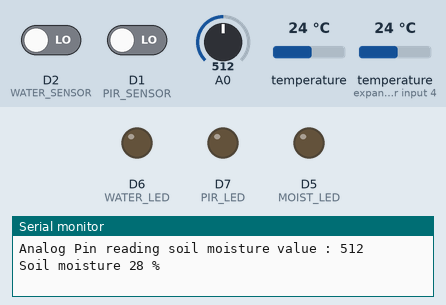
This program was run on a simulated ESP8266 (NodeMCU). Parts: output pins drawn as LEDs (lit = HIGH), the last lines printed to the serial monitor. The inputs (shaded band) are chosen by the test bench; at power-on: A0 = 512, D2 (WATER_SENSOR) LOW, D1 (PIR_SENSOR) LOW, temperature 24 °C, temperature (sensor on expander input 4) 24 °C. WiFi joins after 1.5 s; servers stay silent unless stated; no MQTT or app messages arrive unless stated.

Above: at 1.8 s.
1.9 s: A0 set to 550
6.4 s: A0 set to 578
At 9.74 s:
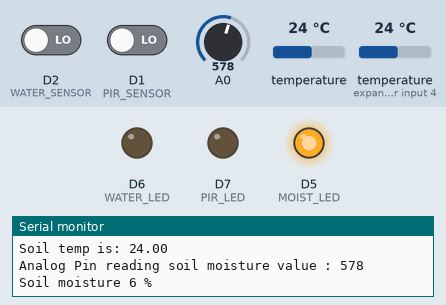
16.1 s: D2 (WATER_SENSOR) driven HIGH
At 16.95 s:
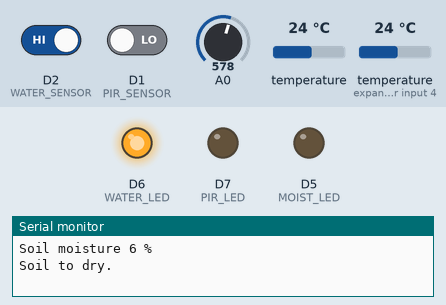
27.6 s: D1 (PIR_SENSOR) driven HIGH
At 31.3 s:
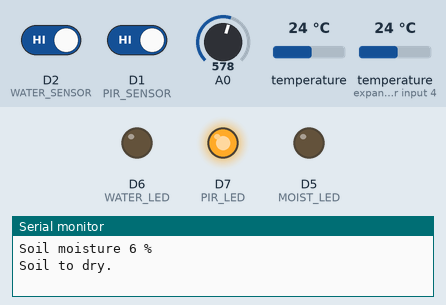
33.8 s: D1 (PIR_SENSOR) driven LOW
At 37.0 s:
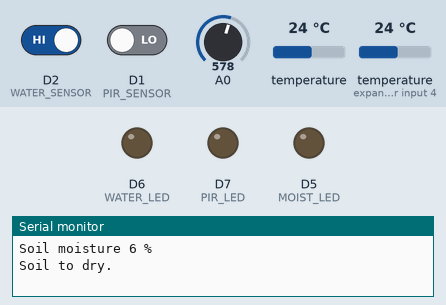
37.3 s: D2 (WATER_SENSOR) driven LOW
At 40.61 s:
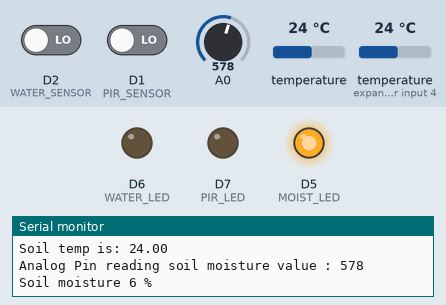
Timing chart, 0 to 42.2 s (numbered marks = the images above; inputs shaded):
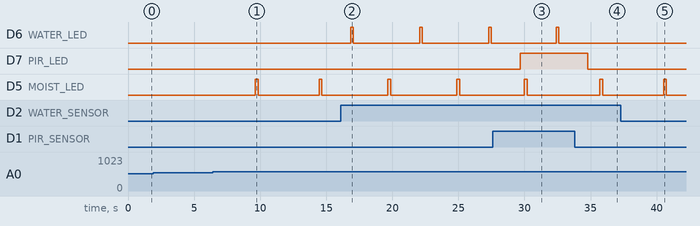

The program:

main.cpp
```cpp
#include <Arduino.h>
#include "secrets.h"
#include <OneWire.h>
#include <DallasTemperature.h>
#include <ESP8266WiFi.h>     //  WIFI
#include <Ticker.h>          //  WiFi
#include <AsyncMqttClient.h> //  MQTT
#include "DallasFunctions.h"
#include "SensorsWildHive.h"
#include "mqttNodeRed.h"

AsyncMqttClient mqttClient;
Ticker mqttReconnectTimer;

WiFiEventHandler wifiConnectHandler;
WiFiEventHandler wifiDisconnectHandler;
Ticker wifiReconnectTimer;

unsigned long previousMillis = 0;       // Stores last time ALL mqtt data was published
unsigned long previousMotionMillis = 0; // Stores last time MOTION was published

const long mqttPubInterval = 30000;     // ms.Interval at which to publish sensor readings via MQTT
const long motionInterval = 5000;       // ms.Interval at which to publish sensor readings via MQTT


/* FUNCTIONS */

/*  MQTT  */
void connectToMqtt()
{
  Serial.println("****** Connecting to MQTT...");
  Serial.println("");
  Serial.println("");
  mqttClient.connect();
}

void onMqttConnect(bool sessionPresent)
{
  Serial.println(">>>>>>  Connected to MQTT.");
  Serial.print(">>>>>>  Session present: ");
  Serial.println(sessionPresent);
}

void onMqttDisconnect(AsyncMqttClientDisconnectReason reason)
{
  Serial.println("Disconnected from MQTT.");

  if (WiFi.isConnected())
  {
    mqttReconnectTimer.once(2, connectToMqtt);
  }
}

void onMqttPublish(uint16_t packetId)
{
  Serial.print("Publish acknowledged.");
  Serial.print("  packetId: ");
  Serial.println(packetId);
  // tree = packetId ;
}

/*  WIFI  */
void connectToWifi()
{
  Serial.println("Connecting to Wi-Fi...");
  WiFi.begin(SECRET_SSID, SECRET_PASS); // mod
}

void onWifiConnect(const WiFiEventStationModeGotIP &event)
{
  Serial.println("******  Connected to Wi-Fi. ");
  Serial.println("");
  Serial.println(">>>>>>  Establishing MQTT connection");
  connectToMqtt();
}

void onWifiDisconnect(const WiFiEventStationModeDisconnected &event)
{
  Serial.println("Disconnected from Wi-Fi.");
  mqttReconnectTimer.detach(); // ensure we don't reconnect to MQTT while reconnecting to Wi-Fi
  wifiReconnectTimer.once(2, connectToWifi);
}

void setupMqtt()
{
  wifiConnectHandler = WiFi.onStationModeGotIP(onWifiConnect);
  wifiDisconnectHandler = WiFi.onStationModeDisconnected(onWifiDisconnect);

  mqttClient.onConnect(onMqttConnect);
  mqttClient.onDisconnect(onMqttDisconnect);
  mqttClient.onPublish(onMqttPublish);
  mqttClient.setServer(MQTT_HOST, MQTT_PORT);

  connectToWifi();
}

void setup(void)
{
  Serial.begin(9600); //  OneWire stable @ 9600
  while (!Serial)
    ;
  ;

  pinMode(MOIST_LED, OUTPUT);   // Moisture alarm led
  pinMode(WATER_LED, OUTPUT);   // Water alarm led
  pinMode(PIR_LED, OUTPUT);     // PIR alarm led
  pinMode(WATER_SENSOR, INPUT); // Water level sensor
  pinMode(PIR_SENSOR, INPUT);   // Motion detection sensor

  digitalWrite(PIR_LED, LOW); // turn LED OFF

  setupDallas(); //  DallasMinimal files
  setupMqtt();   //  WiFi & MQTT

  //********************
}

void loop(void)
{
  sensorRequest();   // via OneWire bus
  printDualProbes(); // Dallas Temp
  soilAlert();       //  Soil moisture
  delay(2000);
  waterAlert();
  delay(2000);
  detectMotion();
  //******************

  unsigned long currentMillis = millis(); // Publishes a new MQTT message (mqttPubInterval = 10 seconds)
  unsigned long currentMotionMillis = millis(); // Publishes a new MQTT message (mqttPubInterval = 10 seconds)

  if (currentMillis - previousMillis >= mqttPubInterval)
  { // Save the last time a new reading was published

    previousMillis = currentMillis;
    // %d int, %f, %.3f float to 3 decimal places
    // ref: \\Summit\Code Snippits>Variable Symbols printf.docx

    // Soil Temperature.    Pub  MQTT message on topic nodemcu/wildhive/dallas/temperature_soil
    uint16_t packetIdPub1 = mqttClient.publish(MQTT_PUB_SOIL_TEMP, 1, true, String(soilTemp).c_str());
    Serial.printf("Publishing on topic %s at QoS 1, packetId: %i ", MQTT_PUB_SOIL_TEMP, packetIdPub1);
    Serial.printf("Message: %.2f \n", soilTemp);

    // Water Temperature.   Pub MQTT message on topic nodemcu/wildhive/dallas/temperature_water
    uint16_t packetIdPub2 = mqttClient.publish(MQTT_PUB_WATER_TEMP, 1, true, String(waterTemp).c_str());
    Serial.printf("Publishing on topic %s at QoS 1, packetId: %i ", MQTT_PUB_WATER_TEMP, packetIdPub2);
    Serial.printf("Message: %.2f \n", waterTemp);

    // Water Level.         Pub MQTT message on topic nodemcu/wildhive/level/level_water
    uint16_t packetIdPub3 = mqttClient.publish(MQTT_PUB_WATER_LEVEL, 1, true, String(waterLevelValue).c_str());
    Serial.printf("Publishing on topic %s at QoS 1, packetId: %i ", MQTT_PUB_WATER_LEVEL, packetIdPub3);
    Serial.printf("Message: %d \n", waterLevelValue);

    // Moisture Level.      Pub MQTT message on topic nodemcu/wildhive/level/level_moisture
    uint16_t packetIdPub7 = mqttClient.publish(MQTT_PUB_MOISTURE_LEVEL, 1, true, String(soilMoisturePercent).c_str());
    Serial.printf("Publishing on topic %s at QoS 1, packetId: %i ", MQTT_PUB_MOISTURE_LEVEL, packetIdPub7);
    Serial.printf("Message: %d \n", soilMoisturePercent);

    // Motion Detection.     Pub  MQTT message on topic nodemcu/wildhive/motion_detect
    uint16_t packetIdPub4 = mqttClient.publish(MQTT_PUB_MOTION_DETECT, 1, true, String(pirVal).c_str());
    Serial.printf("Publishing on topic %s at QoS 1, packetId: %i ", MQTT_PUB_MOTION_DETECT, packetIdPub4);
    Serial.printf("Message: %d \n", pirVal);

  } // X millis mqtt send timer

  if (currentMotionMillis - previousMotionMillis >= motionInterval)
  { // Save the last time a new reading was published

    previousMotionMillis = currentMotionMillis;

        // Motion Detection.     Pub  MQTT message on topic nodemcu/wildhive/motion_detect
    uint16_t packetIdPub4 = mqttClient.publish(MQTT_PUB_MOTION_DETECT, 1, true, String(pirVal).c_str());
    Serial.printf("Publishing on topic %s at QoS 1, packetId: %i ", MQTT_PUB_MOTION_DETECT, packetIdPub4);
    Serial.printf("Message: %d \n", pirVal);
  }


}
```

DallasFunctions.cpp
```cpp
#include <Arduino.h>
#include <OneWire.h>
#include <DallasTemperature.h>

#include "DallasFunctions.h"

#define ONE_WIRE_BUS D3 // Data wire is plugged into D3 on the NodeMCU
#define TEMPERATURE_PRECISION 9

OneWire oneWire(ONE_WIRE_BUS);       //  communicate with any OneWire device
DallasTemperature sensors(&oneWire); // Pass our oneWire reference to Dallas Temperature.

DeviceAddress waterProbe = {0x28, 0x1C, 0x0F, 0x95, 0xF0, 0x01, 0x3C, 0x63};
DeviceAddress soilProbe = {0x28, 0x3B, 0x6B, 0x95, 0xF0, 0xFF, 0x3C, 0x1B};

    float soilTemp  = 0.0;
    float waterTemp = 0.0;


void printAddress(DeviceAddress deviceAddress) // function to print a device address
{
  for (uint8_t i = 0; i < 8; i++)
  {
    Serial.print("0x");
    // zero pad the address if necessary

    if (deviceAddress[i] < 16)
      Serial.print("0"); // <16
    Serial.print(deviceAddress[i], HEX);

    if (i < 7)
    {
      Serial.print(", ");
    }
  }
}

void printProbe(DeviceAddress deviceAddress, char *z) //  includes name string
{
  float tempC = sensors.getTempC(deviceAddress);
  Serial.print(z);
  Serial.print(tempC);
  Serial.println();
}

void printDualProbes()                            //  Print soil and water temps
{
  waterTemp = sensors.getTempC(waterProbe);
  Serial.print("Water temp is: ");
  Serial.println(waterTemp);
  soilTemp = sensors.getTempC(soilProbe);
  Serial.print("Soil temp is: ");
  Serial.println(soilTemp);

  Serial.println();
}

void setupDallas()
{
  sensors.begin(); // Start up the OneWire library

  // locate devices on the bus
  Serial.print("Locating devices...");
  Serial.print("Found ");
  Serial.print(sensors.getDeviceCount(), DEC);
  Serial.println(" devices.");
delay(200);

  // show the addresses we found on the bus
  Serial.print("Device 0 Water Probe Address: ");
  printAddress(waterProbe);
  Serial.println();
delay(200);
  Serial.print("Device 1 Soil Probe Address: ");
  printAddress(soilProbe);
  Serial.println();
delay(200);

  // set the resolution to 9 bit per device
  sensors.setResolution(waterProbe, TEMPERATURE_PRECISION);
  sensors.setResolution(soilProbe, TEMPERATURE_PRECISION);

  Serial.print("Device 0 Water Probe Resolution: ");
  Serial.println(sensors.getResolution(waterProbe), DEC);

  Serial.print("Device 1 Soil Probe Resolution: ");
  Serial.println(sensors.getResolution(soilProbe), DEC);
  Serial.println();
}

void printTemperature(DeviceAddress deviceAddress) // function to print the temperature for a device

{
  float tempC = sensors.getTempC(deviceAddress);
  Serial.print("Temp C: ");
  Serial.print(tempC);
}

void printResolution(DeviceAddress deviceAddress) // function to print a device's resolution

{
  Serial.print("Resolution: ");
  Serial.print(sensors.getResolution(deviceAddress));
  Serial.println();
}

void printData(DeviceAddress deviceAddress) // main function to print information about a device

{
  Serial.print("Device Address: ");
  printAddress(deviceAddress);
  Serial.print(" ");
  printTemperature(deviceAddress);
  Serial.println();
}

void sensorRequest()
{
  // call sensors.requestTemperatures() to issue a global temperature
  // request to all devices on the bus
  Serial.print("Requesting temperatures...");
  sensors.requestTemperatures();
  Serial.println("DONE");
}
```

DallasFunctions.h
```cpp
#ifndef DALLAS_FUNCTIONS_H
#define DALLAS_FUNCTIONS_H

extern float waterTemp;
extern float soilTemp;


void setupDallas();
void printDualProbes();
void sensorRequest();

void printAddress(DeviceAddress deviceAddress);
void printProbe(DeviceAddress deviceAddress, char* z);
void printTemperature(DeviceAddress deviceAddress);
void printResolution(DeviceAddress deviceAddress);
void printData(DeviceAddress deviceAddress);

#endif
```

SensorsWildHive.cpp
```cpp
#include <Arduino.h>
#include "SensorsWildHive.h"

/* LEDs      */
int ledState = LOW;     // YELLOW Soil
int blueLedState = LOW; // BLUE   Water
int pirState = LOW;     // WHITE. Motion by default no motion detected

/* Moisture sensor calibration */
const int AirValue = 600;   // Dry  2% @580
const int WaterValue = 300; // Wet 98% @250 immersion value
int soilMoistureValue = 0;

    // declared EXTERN in .h / defined here becaude of link error
 int pirVal = 0;              // variable to store PIR sensor status (value)
 int waterLevelValue = 0;
 int soilMoisturePercent = 0;


/*     BLINK    */
void ledFlip(int pin)              //  BLUE led for water
{                                  //  Yellow led for moisture
         digitalWrite(pin , HIGH);
         delay(200);
         digitalWrite(pin , LOW);
         delay(200);
}

/*     MOISTURE    */
void soilAlert()
{
    soilMoistureValue = analogRead(A0); // NodeMcu only 1 ADC (A0)
    Serial.print("Analog Pin reading soil moisture value : ");
    Serial.println(soilMoistureValue);

    soilMoisturePercent = map(soilMoistureValue, AirValue, WaterValue, 0, 100);
    Serial.print("Soil moisture ");
    Serial.print(soilMoisturePercent);
    Serial.println(" %");

    if (soilMoisturePercent <= 10)
    {
        ledFlip(MOIST_LED);
        Serial.println("Soil to dry.");
    }
    else
    {
        digitalWrite(MOIST_LED, LOW);
    }
    Serial.println(" ");
}

/*     WATER LEVEL    */
void waterAlert()
{
    waterLevelValue = (digitalRead(WATER_SENSOR));

    if    (digitalRead(WATER_SENSOR) == HIGH)
    {
        ledFlip(WATER_LED);
        Serial.println("No water");
        Serial.println(" ");
    }
    else
    {
        digitalWrite(WATER_LED, LOW);
        Serial.println("Water OK");
        Serial.println(" ");
    }
}

/*     PIR    */
void detectMotion()
{
   pirVal = digitalRead(PIR_SENSOR); // read sensor value
   Serial.println("Checking motion detector...");
   Serial.print("PIR value  ");
   Serial.println(pirVal);

   if (pirVal == HIGH)
   {                               // check if the sensor is HIGH
      digitalWrite(PIR_LED, HIGH); // turn LED ON
      Serial.println("Motion detected!");
      delay(100);
   }
   else
   {
      digitalWrite(PIR_LED, LOW); // turn LED OFF
      Serial.println("Motion stopped!");
      pirState = LOW; // update variable state to LOW
      delay(200);
   }
   Serial.println("");
}
```

SensorsWildHive.h
```cpp
#ifndef SENSORS_WILD_HIVE_H
#define SENSORS_WILD_HIVE_H

#define PIR_SENSOR   D1
#define WATER_SENSOR D2         // Level

#define MOIST_LED    D5
#define WATER_LED    D6
#define PIR_LED      D7         // the pin that the LED is atteched to

        /* MQTT DATA    */
                                // Pure decleration. Solves OOScope  error in mqtt PUB statements.
                                // Defined in .cpp
extern int pirVal;              // variable to store PIR sensor status (value)
extern int waterLevelValue;
extern int soilMoisturePercent;

        /*     FCN protos   */
void ledFlip(int pin);          //  Blink
void soilAlert();               //  Soil moisture
void waterAlert();              //  Water Level
void detectMotion();            //  PIR sensor

#endif
```

mqttNodeRed.h
```cpp
#ifndef MQTT_NODE_RED_H
#define MQTT_NODE_RED_H

#define MQTT_HOST "test.mosquitto.org"
#define MQTT_PORT 1883

//  MQTT Topics
#define MQTT_PUB_SOIL_TEMP      "nodemcu/wildhive/dallas/temperature_soil"
#define MQTT_PUB_WATER_TEMP     "nodemcu/wildhive/dallas/temperature_water"
#define MQTT_PUB_WATER_LEVEL    "nodemcu/wildhive/level/level_water"
#define MQTT_PUB_MOISTURE_LEVEL "nodemcu/wildhive/level/level_moisture"
#define MQTT_PUB_MOTION_DETECT  "nodemcu/wildhive/motion/motion_detect"


#endif
```

secrets.h
```cpp
#ifndef SECRETS_H
#define SECRETS_H


#define SECRET_SSID "MOVISTAR_90A8"
#define SECRET_PASS "kXi73VCP3inddNJegngg"

char ssid[] = SECRET_SSID;
char pass[] = SECRET_PASS;

#endif
```

Measured:
- the behaviour switches between 565 and 566 on A0 (found by bisection; images 0 and 1)
- after the input at 6.4 s, D5 (MOIST_LED): alternates HIGH for 0.20 s and LOW for 4.6 s, starting after 3.2 s
- after the input at 16.1 s, D6 (WATER_LED): alternates HIGH for 0.20 s and LOW for 5.0 s, starting after 0.75 s
- after the input at 27.6 s, D7 (PIR_LED): LOW → HIGH after 2.1 s
- after the input at 33.8 s, D7 (PIR_LED): HIGH → LOW after 1.0 s
- after the input at 37.3 s, D6 (WATER_LED): stays LOW (without the input it goes to HIGH after 0.81 s)
